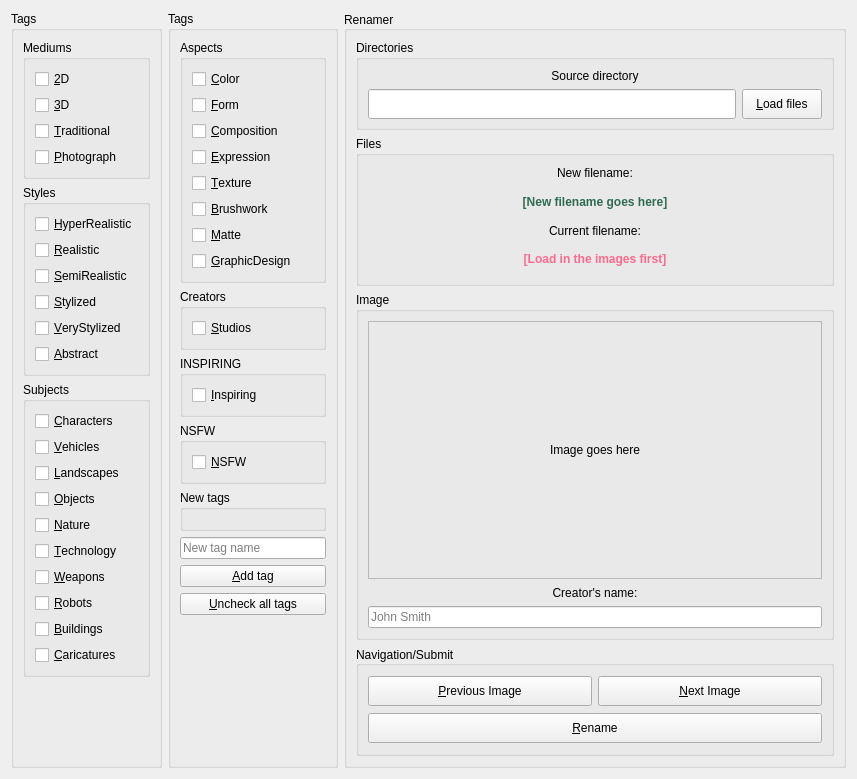
<?xml version="1.0" encoding="UTF-8"?>
<ui version="4.0">
 <class>Window</class>
 <widget class="QWidget" name="Window">
  <property name="geometry">
   <rect>
    <x>0</x>
    <y>0</y>
    <width>857</width>
    <height>779</height>
   </rect>
  </property>
  <property name="windowTitle">
   <string>MyMaterialRenamer</string>
  </property>
  <layout class="QGridLayout" name="gridLayout">
   <item row="0" column="1">
    <widget class="QGroupBox" name="groupBox">
     <property name="minimumSize">
      <size>
       <width>0</width>
       <height>0</height>
      </size>
     </property>
     <property name="maximumSize">
      <size>
       <width>170</width>
       <height>16777215</height>
      </size>
     </property>
     <property name="title">
      <string>Tags</string>
     </property>
     <layout class="QGridLayout" name="gridLayout_3">
      <item row="0" column="0">
       <widget class="QGroupBox" name="aspectsBox">
        <property name="title">
         <string>Aspects</string>
        </property>
        <layout class="QGridLayout" name="gridLayout_14">
         <item row="1" column="0">
          <widget class="QCheckBox" name="checkBox_15">
           <property name="text">
            <string>&amp;Form</string>
           </property>
          </widget>
         </item>
         <item row="2" column="0">
          <widget class="QCheckBox" name="checkBox_16">
           <property name="text">
            <string>&amp;Composition</string>
           </property>
          </widget>
         </item>
         <item row="5" column="0">
          <widget class="QCheckBox" name="checkBox_19">
           <property name="text">
            <string>&amp;Brushwork</string>
           </property>
          </widget>
         </item>
         <item row="4" column="0">
          <widget class="QCheckBox" name="checkBox_18">
           <property name="text">
            <string>&amp;Texture</string>
           </property>
          </widget>
         </item>
         <item row="6" column="0">
          <widget class="QCheckBox" name="checkBox_20">
           <property name="text">
            <string>&amp;Matte</string>
           </property>
          </widget>
         </item>
         <item row="3" column="0">
          <widget class="QCheckBox" name="checkBox_17">
           <property name="text">
            <string>&amp;Expression</string>
           </property>
          </widget>
         </item>
         <item row="0" column="0">
          <widget class="QCheckBox" name="checkBox_14">
           <property name="text">
            <string>&amp;Color</string>
           </property>
          </widget>
         </item>
         <item row="7" column="0">
          <widget class="QCheckBox" name="checkBox_21">
           <property name="text">
            <string>&amp;GraphicDesign</string>
           </property>
          </widget>
         </item>
        </layout>
       </widget>
      </item>
      <item row="7" column="0">
       <widget class="QPushButton" name="uncheckAllTagsButton">
        <property name="text">
         <string>&amp;Uncheck all tags</string>
        </property>
       </widget>
      </item>
      <item row="4" column="0">
       <widget class="QGroupBox" name="newTagsBox">
        <property name="enabled">
         <bool>true</bool>
        </property>
        <property name="maximumSize">
         <size>
          <width>16777215</width>
          <height>16777215</height>
         </size>
        </property>
        <property name="title">
         <string>New tags</string>
        </property>
        <property name="alignment">
         <set>Qt::AlignLeading|Qt::AlignLeft|Qt::AlignTop</set>
        </property>
        <property name="checkable">
         <bool>false</bool>
        </property>
        <layout class="QGridLayout" name="gridLayout_9"/>
       </widget>
      </item>
      <item row="6" column="0">
       <widget class="QPushButton" name="addTagButton">
        <property name="text">
         <string>&amp;Add tag</string>
        </property>
       </widget>
      </item>
      <item row="2" column="0">
       <widget class="QGroupBox" name="inspiringBox">
        <property name="title">
         <string>INSPIRING</string>
        </property>
        <layout class="QGridLayout" name="gridLayout_16">
         <item row="0" column="0">
          <widget class="QCheckBox" name="checkBox_23">
           <property name="text">
            <string>&amp;Inspiring</string>
           </property>
          </widget>
         </item>
        </layout>
       </widget>
      </item>
      <item row="5" column="0">
       <widget class="QLineEdit" name="newTagName">
        <property name="maximumSize">
         <size>
          <width>16777215</width>
          <height>16777215</height>
         </size>
        </property>
        <property name="placeholderText">
         <string>New tag name</string>
        </property>
       </widget>
      </item>
      <item row="9" column="0">
       <spacer name="verticalSpacer">
        <property name="orientation">
         <enum>Qt::Vertical</enum>
        </property>
        <property name="sizeHint" stdset="0">
         <size>
          <width>20</width>
          <height>40</height>
         </size>
        </property>
       </spacer>
      </item>
      <item row="1" column="0">
       <widget class="QGroupBox" name="creatorsBox">
        <property name="title">
         <string>Creators</string>
        </property>
        <layout class="QGridLayout" name="gridLayout_17">
         <item row="0" column="0">
          <widget class="QCheckBox" name="checkBox_24">
           <property name="text">
            <string>&amp;Studios</string>
           </property>
          </widget>
         </item>
        </layout>
       </widget>
      </item>
      <item row="3" column="0">
       <widget class="QGroupBox" name="nsfwBox">
        <property name="title">
         <string>NSFW</string>
        </property>
        <layout class="QGridLayout" name="gridLayout_15">
         <item row="0" column="0">
          <widget class="QCheckBox" name="checkBox_22">
           <property name="text">
            <string>&amp;NSFW</string>
           </property>
          </widget>
         </item>
        </layout>
       </widget>
      </item>
     </layout>
    </widget>
   </item>
   <item row="0" column="2">
    <widget class="QGroupBox" name="groupBox_3">
     <property name="title">
      <string>Renamer</string>
     </property>
     <property name="alignment">
      <set>Qt::AlignLeading|Qt::AlignLeft|Qt::AlignVCenter</set>
     </property>
     <property name="flat">
      <bool>false</bool>
     </property>
     <property name="checkable">
      <bool>false</bool>
     </property>
     <layout class="QGridLayout" name="gridLayout_4">
      <item row="2" column="0">
       <widget class="QGroupBox" name="groupBox_5">
        <property name="title">
         <string>Image</string>
        </property>
        <layout class="QGridLayout" name="gridLayout_6">
         <item row="2" column="0">
          <widget class="QLineEdit" name="creatorsName">
           <property name="placeholderText">
            <string>John Smith</string>
           </property>
          </widget>
         </item>
         <item row="1" column="0">
          <widget class="QLabel" name="label_2">
           <property name="minimumSize">
            <size>
             <width>0</width>
             <height>15</height>
            </size>
           </property>
           <property name="maximumSize">
            <size>
             <width>16777215</width>
             <height>15</height>
            </size>
           </property>
           <property name="text">
            <string>Creator's name:</string>
           </property>
           <property name="alignment">
            <set>Qt::AlignCenter</set>
           </property>
          </widget>
         </item>
         <item row="0" column="0">
          <widget class="QFrame" name="imageFrame">
           <property name="frameShape">
            <enum>QFrame::StyledPanel</enum>
           </property>
           <property name="frameShadow">
            <enum>QFrame::Raised</enum>
           </property>
           <layout class="QGridLayout" name="gridLayout_11">
            <item row="0" column="0">
             <widget class="QLabel" name="imageFrameLabel">
              <property name="text">
               <string>Image goes here</string>
              </property>
              <property name="alignment">
               <set>Qt::AlignCenter</set>
              </property>
             </widget>
            </item>
           </layout>
          </widget>
         </item>
        </layout>
       </widget>
      </item>
      <item row="0" column="0">
       <widget class="QGroupBox" name="groupBox_6">
        <property name="maximumSize">
         <size>
          <width>16777215</width>
          <height>90</height>
         </size>
        </property>
        <property name="title">
         <string>Directories</string>
        </property>
        <layout class="QGridLayout" name="gridLayout_7">
         <item row="1" column="0">
          <widget class="QLineEdit" name="sourceDirectory">
           <property name="minimumSize">
            <size>
             <width>0</width>
             <height>30</height>
            </size>
           </property>
           <property name="maximumSize">
            <size>
             <width>16777215</width>
             <height>30</height>
            </size>
           </property>
          </widget>
         </item>
         <item row="1" column="1">
          <widget class="QPushButton" name="loadFilesButton">
           <property name="minimumSize">
            <size>
             <width>0</width>
             <height>30</height>
            </size>
           </property>
           <property name="maximumSize">
            <size>
             <width>16777215</width>
             <height>30</height>
            </size>
           </property>
           <property name="text">
            <string>&amp;Load files</string>
           </property>
          </widget>
         </item>
         <item row="0" column="0" colspan="2">
          <widget class="QLabel" name="label">
           <property name="maximumSize">
            <size>
             <width>16777215</width>
             <height>15</height>
            </size>
           </property>
           <property name="text">
            <string>Source directory</string>
           </property>
           <property name="alignment">
            <set>Qt::AlignCenter</set>
           </property>
          </widget>
         </item>
        </layout>
       </widget>
      </item>
      <item row="1" column="0">
       <widget class="QGroupBox" name="groupBox_2">
        <property name="maximumSize">
         <size>
          <width>16777215</width>
          <height>150</height>
         </size>
        </property>
        <property name="title">
         <string>Files</string>
        </property>
        <layout class="QGridLayout" name="gridLayout_2">
         <item row="1" column="0">
          <widget class="QLabel" name="label_5">
           <property name="minimumSize">
            <size>
             <width>0</width>
             <height>15</height>
            </size>
           </property>
           <property name="maximumSize">
            <size>
             <width>16777215</width>
             <height>15</height>
            </size>
           </property>
           <property name="text">
            <string>New filename:</string>
           </property>
           <property name="alignment">
            <set>Qt::AlignCenter</set>
           </property>
          </widget>
         </item>
         <item row="4" column="0">
          <widget class="QLabel" name="currentFileName">
           <property name="font">
            <font>
             <weight>75</weight>
             <bold>true</bold>
            </font>
           </property>
           <property name="styleSheet">
            <string notr="true">color: rgb(255, 105, 140);</string>
           </property>
           <property name="text">
            <string>[Load in the images first]</string>
           </property>
           <property name="alignment">
            <set>Qt::AlignCenter</set>
           </property>
          </widget>
         </item>
         <item row="3" column="0">
          <widget class="QLabel" name="label_4">
           <property name="minimumSize">
            <size>
             <width>0</width>
             <height>15</height>
            </size>
           </property>
           <property name="maximumSize">
            <size>
             <width>16777215</width>
             <height>15</height>
            </size>
           </property>
           <property name="text">
            <string>Current filename:</string>
           </property>
           <property name="alignment">
            <set>Qt::AlignCenter</set>
           </property>
          </widget>
         </item>
         <item row="2" column="0">
          <widget class="QLabel" name="newFileName">
           <property name="font">
            <font>
             <weight>75</weight>
             <bold>true</bold>
            </font>
           </property>
           <property name="styleSheet">
            <string notr="true">color: rgb(46, 107, 80);</string>
           </property>
           <property name="text">
            <string>[New filename goes here]</string>
           </property>
           <property name="alignment">
            <set>Qt::AlignCenter</set>
           </property>
          </widget>
         </item>
        </layout>
       </widget>
      </item>
      <item row="3" column="0">
       <widget class="QGroupBox" name="groupBox_4">
        <property name="minimumSize">
         <size>
          <width>0</width>
          <height>0</height>
         </size>
        </property>
        <property name="maximumSize">
         <size>
          <width>16777215</width>
          <height>110</height>
         </size>
        </property>
        <property name="title">
         <string>Navigation/Submit</string>
        </property>
        <property name="alignment">
         <set>Qt::AlignLeading|Qt::AlignLeft|Qt::AlignVCenter</set>
        </property>
        <layout class="QGridLayout" name="gridLayout_5">
         <item row="0" column="0">
          <widget class="QPushButton" name="previousImageButton">
           <property name="minimumSize">
            <size>
             <width>0</width>
             <height>30</height>
            </size>
           </property>
           <property name="maximumSize">
            <size>
             <width>16777215</width>
             <height>30</height>
            </size>
           </property>
           <property name="text">
            <string>&amp;Previous Image</string>
           </property>
          </widget>
         </item>
         <item row="0" column="1">
          <widget class="QPushButton" name="nextImageButton">
           <property name="minimumSize">
            <size>
             <width>0</width>
             <height>30</height>
            </size>
           </property>
           <property name="maximumSize">
            <size>
             <width>16777215</width>
             <height>30</height>
            </size>
           </property>
           <property name="text">
            <string>&amp;Next Image</string>
           </property>
          </widget>
         </item>
         <item row="1" column="0" colspan="2">
          <widget class="QPushButton" name="renameButton">
           <property name="minimumSize">
            <size>
             <width>0</width>
             <height>30</height>
            </size>
           </property>
           <property name="maximumSize">
            <size>
             <width>16777215</width>
             <height>30</height>
            </size>
           </property>
           <property name="text">
            <string>&amp;Rename</string>
           </property>
          </widget>
         </item>
        </layout>
       </widget>
      </item>
     </layout>
    </widget>
   </item>
   <item row="0" column="0">
    <widget class="QGroupBox" name="groupBox_9">
     <property name="minimumSize">
      <size>
       <width>0</width>
       <height>0</height>
      </size>
     </property>
     <property name="maximumSize">
      <size>
       <width>170</width>
       <height>16777215</height>
      </size>
     </property>
     <property name="title">
      <string>Tags</string>
     </property>
     <layout class="QGridLayout" name="gridLayout_12">
      <item row="0" column="0">
       <widget class="QGroupBox" name="mediumsBox">
        <property name="maximumSize">
         <size>
          <width>16777215</width>
          <height>16777215</height>
         </size>
        </property>
        <property name="title">
         <string>Mediums</string>
        </property>
        <layout class="QGridLayout" name="gridLayout_8">
         <item row="0" column="0">
          <widget class="QCheckBox" name="tag_2D">
           <property name="text">
            <string>&amp;2D</string>
           </property>
          </widget>
         </item>
         <item row="1" column="0">
          <widget class="QCheckBox" name="tag_3D">
           <property name="text">
            <string>&amp;3D</string>
           </property>
          </widget>
         </item>
         <item row="2" column="0">
          <widget class="QCheckBox" name="tag_Traditional">
           <property name="text">
            <string>&amp;Traditional</string>
           </property>
          </widget>
         </item>
         <item row="3" column="0">
          <widget class="QCheckBox" name="tag_Photograph">
           <property name="text">
            <string>&amp;Photograph</string>
           </property>
          </widget>
         </item>
        </layout>
       </widget>
      </item>
      <item row="1" column="0">
       <widget class="QGroupBox" name="stylesBox">
        <property name="maximumSize">
         <size>
          <width>16777215</width>
          <height>16777215</height>
         </size>
        </property>
        <property name="font">
         <font>
          <kerning>true</kerning>
         </font>
        </property>
        <property name="title">
         <string>Styles</string>
        </property>
        <layout class="QGridLayout" name="gridLayout_10">
         <item row="2" column="0">
          <widget class="QCheckBox" name="tag_SemiRealistic">
           <property name="text">
            <string>&amp;SemiRealistic</string>
           </property>
          </widget>
         </item>
         <item row="4" column="0">
          <widget class="QCheckBox" name="checkBox_3">
           <property name="text">
            <string>&amp;VeryStylized</string>
           </property>
          </widget>
         </item>
         <item row="3" column="0">
          <widget class="QCheckBox" name="checkBox_2">
           <property name="text">
            <string>&amp;Stylized</string>
           </property>
          </widget>
         </item>
         <item row="1" column="0">
          <widget class="QCheckBox" name="tag_Realistic">
           <property name="text">
            <string>&amp;Realistic</string>
           </property>
          </widget>
         </item>
         <item row="0" column="0">
          <widget class="QCheckBox" name="tag_HyperRealistic">
           <property name="text">
            <string>&amp;HyperRealistic</string>
           </property>
          </widget>
         </item>
         <item row="5" column="0">
          <widget class="QCheckBox" name="checkBox_13">
           <property name="text">
            <string>&amp;Abstract</string>
           </property>
          </widget>
         </item>
        </layout>
       </widget>
      </item>
      <item row="2" column="0">
       <widget class="QGroupBox" name="subjectsBox">
        <property name="title">
         <string>Subjects</string>
        </property>
        <layout class="QGridLayout" name="gridLayout_13">
         <item row="4" column="0">
          <widget class="QCheckBox" name="checkBox_7">
           <property name="text">
            <string>&amp;Nature</string>
           </property>
          </widget>
         </item>
         <item row="8" column="0">
          <widget class="QCheckBox" name="checkBox_11">
           <property name="text">
            <string>&amp;Buildings</string>
           </property>
          </widget>
         </item>
         <item row="1" column="0">
          <widget class="QCheckBox" name="checkBox_4">
           <property name="text">
            <string>&amp;Vehicles</string>
           </property>
          </widget>
         </item>
         <item row="7" column="0">
          <widget class="QCheckBox" name="checkBox_10">
           <property name="text">
            <string>&amp;Robots</string>
           </property>
          </widget>
         </item>
         <item row="6" column="0">
          <widget class="QCheckBox" name="checkBox_9">
           <property name="text">
            <string>&amp;Weapons</string>
           </property>
          </widget>
         </item>
         <item row="3" column="0">
          <widget class="QCheckBox" name="checkBox_6">
           <property name="text">
            <string>&amp;Objects</string>
           </property>
          </widget>
         </item>
         <item row="0" column="0">
          <widget class="QCheckBox" name="checkBox">
           <property name="text">
            <string>&amp;Characters</string>
           </property>
          </widget>
         </item>
         <item row="5" column="0">
          <widget class="QCheckBox" name="checkBox_8">
           <property name="text">
            <string>&amp;Technology</string>
           </property>
          </widget>
         </item>
         <item row="2" column="0">
          <widget class="QCheckBox" name="checkBox_5">
           <property name="text">
            <string>&amp;Landscapes</string>
           </property>
          </widget>
         </item>
         <item row="9" column="0">
          <widget class="QCheckBox" name="checkBox_12">
           <property name="text">
            <string>&amp;Caricatures</string>
           </property>
          </widget>
         </item>
        </layout>
       </widget>
      </item>
      <item row="3" column="0">
       <spacer name="verticalSpacer_2">
        <property name="orientation">
         <enum>Qt::Vertical</enum>
        </property>
        <property name="sizeHint" stdset="0">
         <size>
          <width>20</width>
          <height>74</height>
         </size>
        </property>
       </spacer>
      </item>
     </layout>
    </widget>
   </item>
  </layout>
 </widget>
 <resources/>
 <connections/>
</ui>
